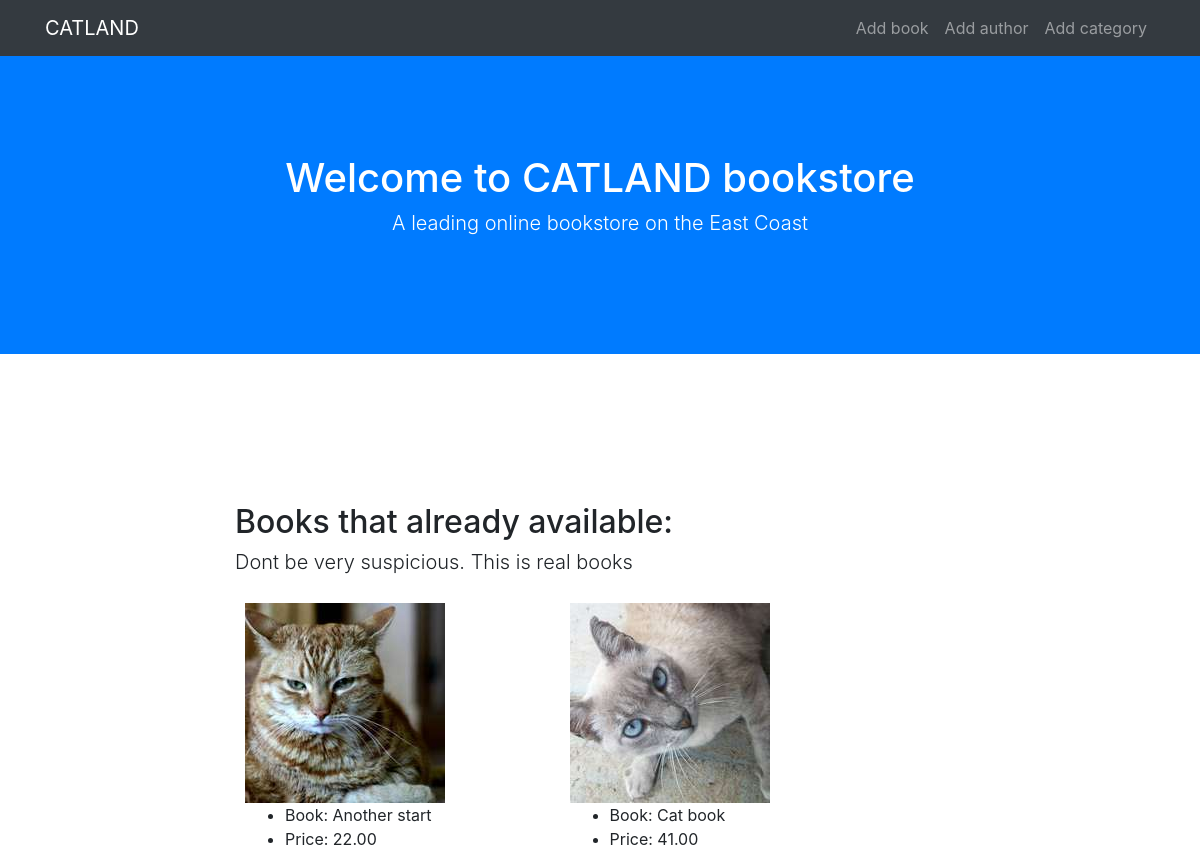
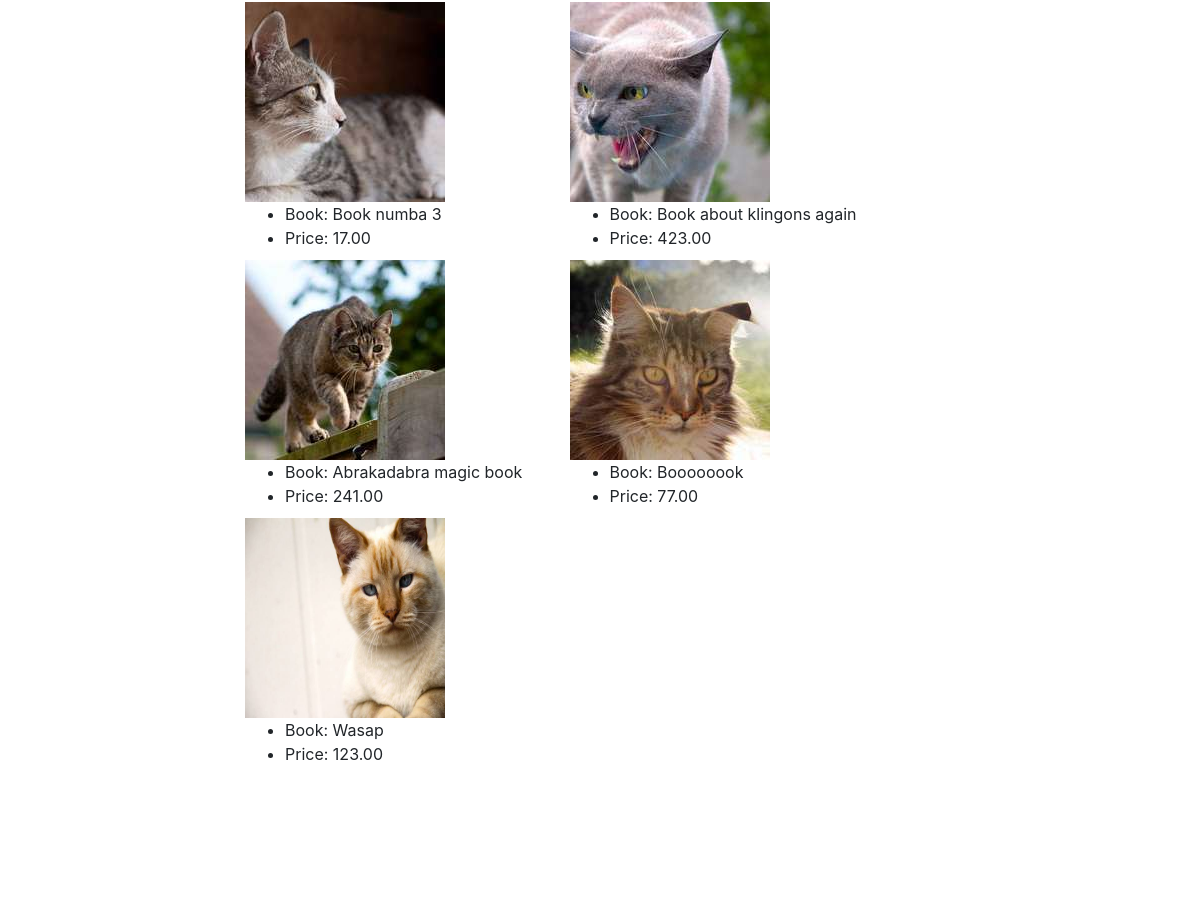
Before: /index/ (upper part) with the older database file (2 pictures, top to bottom).
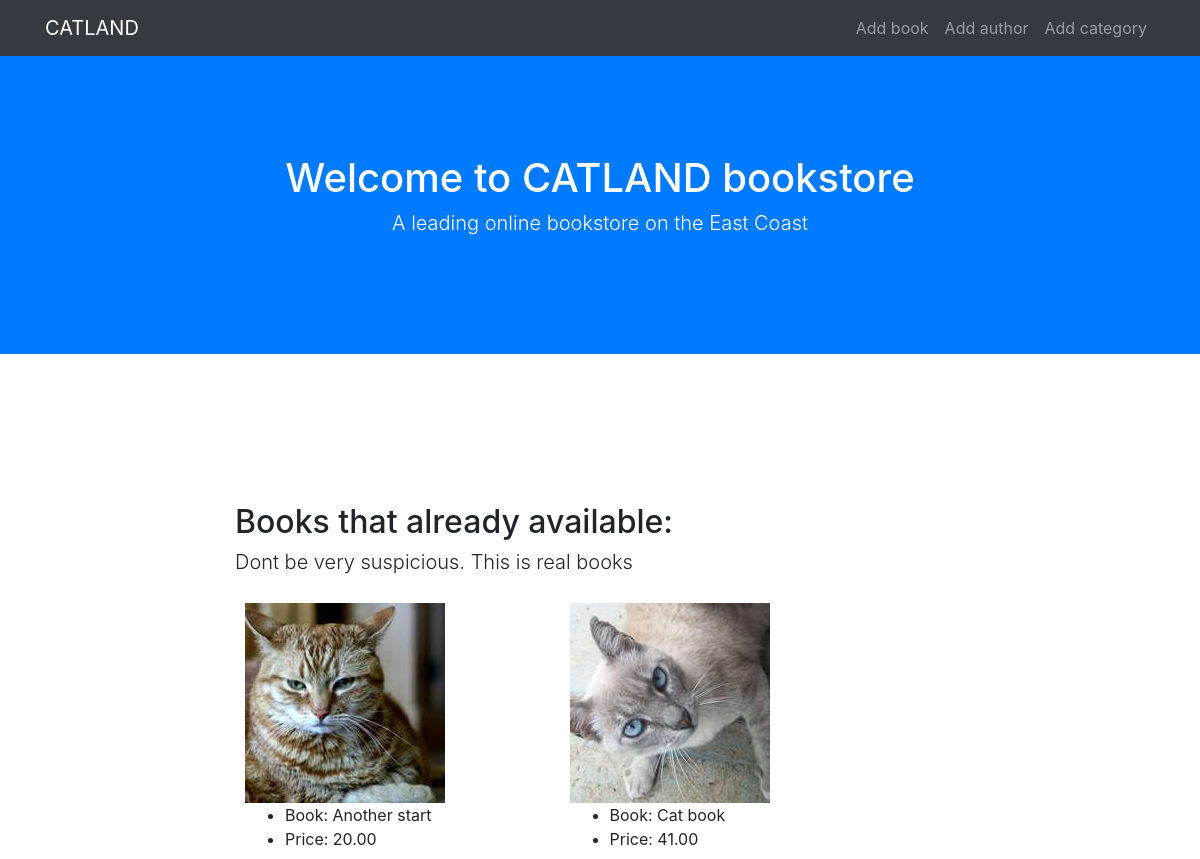
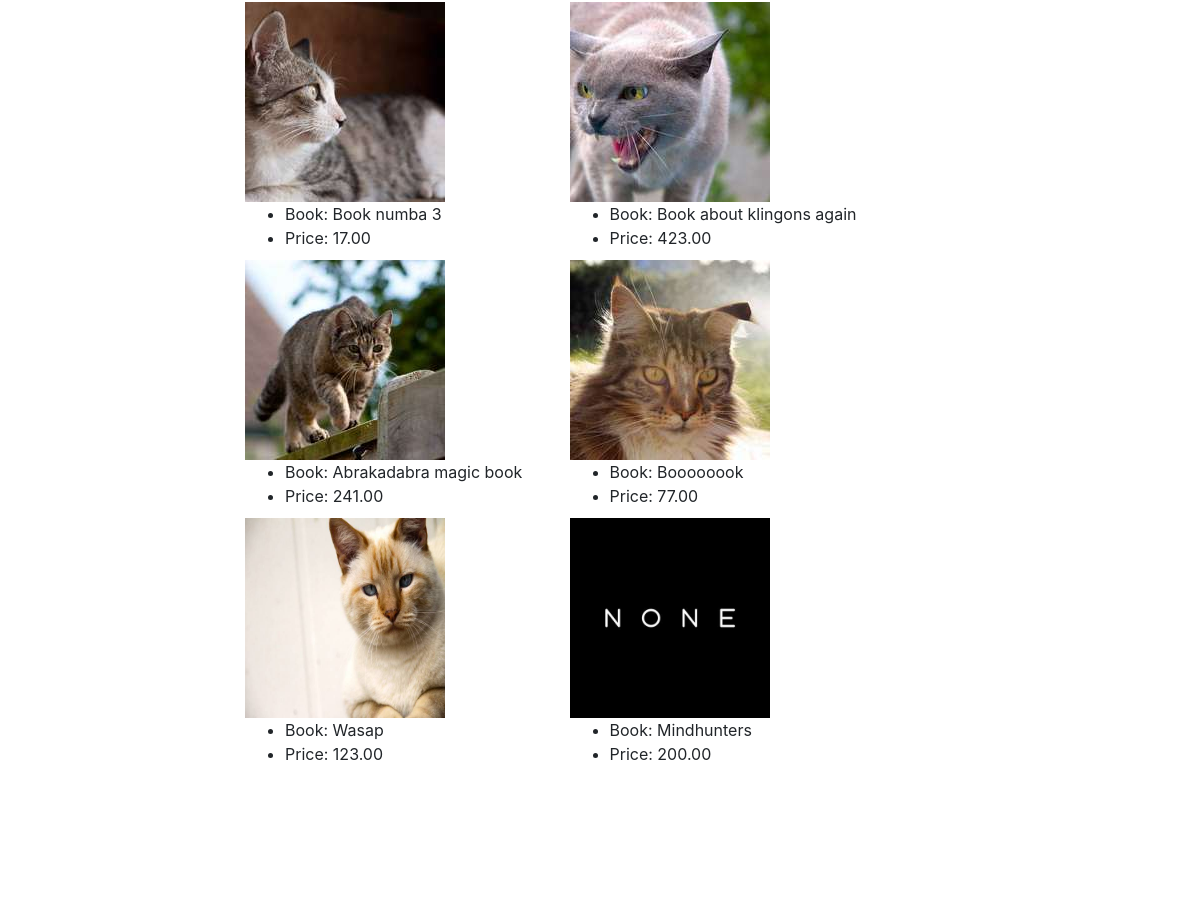
After: the same page with the newer database file (2 pictures, top to bottom).
### bookstore/models.py (models this page shows, shortened)
class Book(models.Model):
    def get_image_path(instance, filename):
        return os.path.join(str(instance.title), filename)
    def get_thumb_path(instance):
        return os.path.join(str(instance.title), 'thumb')
    title = models.CharField(max_length=150)
    description = models.TextField(blank=True, null=True)
    year = models.IntegerField()
    price = models.DecimalField(decimal_places=2, max_digits=10)
    image = models.ImageField(upload_to=get_image_path, default='/None/none.jpg')
    thumbnail = ProcessedImageField(upload_to=get_thumb_path, default='/None/none.jpg')
    authors = models.ManyToManyField('Author')
    category = models.ForeignKey('Category')

### bookstore/views.py (the view)
# urls.py: url(r'^index/$', views.IndexView.as_view(), name='index'),
class IndexView(ListView):
    template_name = 'bookstore/index.html'
    model = Book
    context_object_name = 'books'
    def get_context_data(self, **kwargs):
        context = super(IndexView, self).get_context_data(**kwargs)
        context['books'] = Book.objects.all().annotate(rank=Avg('comment__mark')).order_by('-rank')
        return context

### bookstore/templates/bookstore/index.html (shortened to what this page needs)
{% load staticfiles %}
<!DOCTYPE html>
<html lang="en">
  <head>
    <link rel="stylesheet" href="{% static 'bookstore/css/bootstrap.min.css' %}">
    <link rel="stylesheet" href="{% static 'bookstore/css/scrolling-nav.css' %}">
  </head>
  <body id="page-top">
    <nav class="navbar navbar-expand-lg navbar-dark bg-dark fixed-top" id="mainNav">
      <div class="container">
        <a class="navbar-brand js-scroll-trigger" href="#page-top">CATLAND</a>
        <div class="collapse navbar-collapse" id="navbarResponsive">
          <ul class="navbar-nav ml-auto">
            <li class="nav-item">
              <a class="nav-link js-scroll-trigger" href="{% url 'add_book' %}">Add book</a>
            </li>
            <li class="nav-item">
              <a class="nav-link js-scroll-trigger" href="{% url 'add_author' %}">Add author</a>
            </li>
            <li class="nav-item">
              <a class="nav-link js-scroll-trigger" href="{% url 'add_category' %}">Add category</a>
            </li>
          </ul>
        </div>
      </div>
    </nav>
    <header class="bg-primary text-white">
      <div class="container text-center">
        <h1>Welcome to CATLAND bookstore</h1>
        <p class="lead">A leading online bookstore on the East Coast</p>
      </div>
    </header>
    <section id="about">
      <div class="container">
        <div class="row">
          <div class="col-lg-8 mx-auto">
            <h2>Books that already available:</h2>
            <p class="lead">Dont be very suspicious. This is real books</p>
            {% for book in object_list %}
            <div class="floating-box">
                <a href="{% url 'book_details' book.pk %}"><img src= "/media/{{ book.image }}" alt="{{ book.title }}" width="200", height="200"></a>
                <ul class="w3-ul book">
                <li>Book: {{ book.title }}</li>
                <li>Price: {{ book.price }}</li>
                </ul>
            </div>
            {% endfor %}
          </div>
        </div>
      </div>
    </section>
  </body>
</html>

### bookstore/static/bookstore/css/scrolling-nav.css (style rules this page uses)
header { padding: 154px 0 100px; }
@media (min-width: 992px) { header { padding: 156px 0 100px; } }
section { padding: 150px 0; }
.floating-box { display: inline-block; width: 300px; height: 150px; margin: 10px; }

Changed rows visible on the page:
changed Book "Another start": price "22.00" → "20.00"
added Book: image (placeholder picture), title "Mindhunters", price "200.00"
